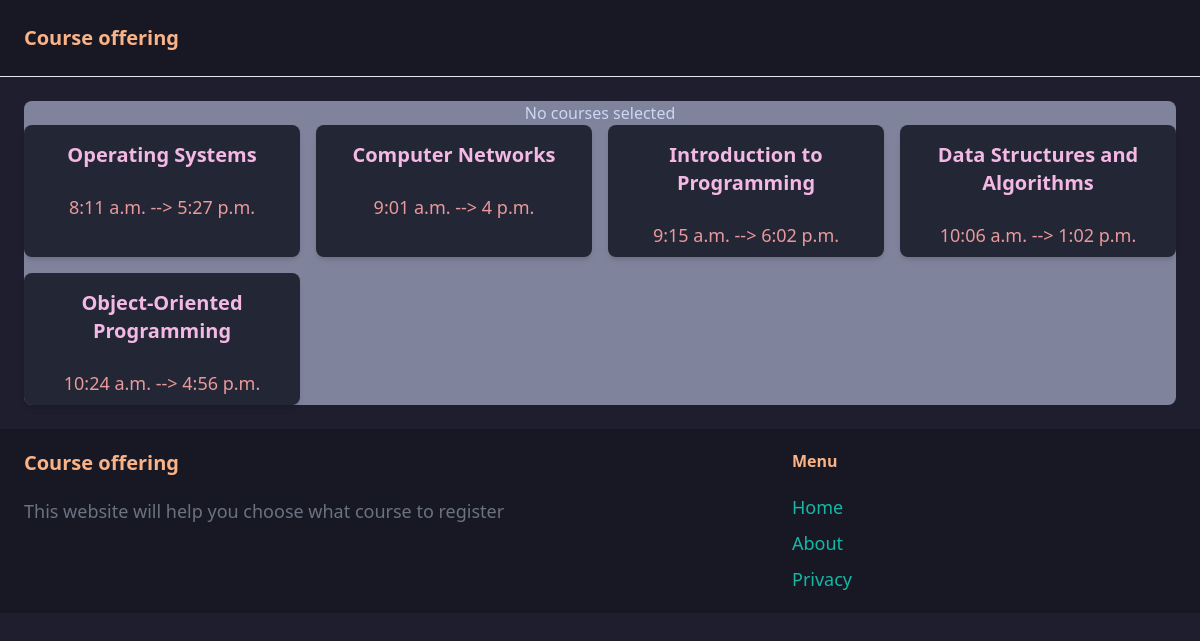
/recommendationspage, run on the app's committed database.
### courses/models.py (models this page shows, shortened)
class Course(models.Model):
    Major = models.ForeignKey(Major, related_name='courses' , on_delete=models.CASCADE)
    name = models.CharField(max_length=255)
    description = models.TextField(blank=True, null=True)
    created_at = models.DateTimeField(auto_now_add=True)
    credits = models.IntegerField()
    instructor = models.CharField(max_length=255)
    DAY_CHOICES = (
        ('M', 'Monday'),
        ('T', 'Tuesday'),
        ('W', 'Wednesday'),
        ('R', 'Thursday'),
        ('F', 'Friday'),
        ('S', 'Saturday'),
        ('U', 'Sunday'),
    )
    day = models.CharField(max_length=1, choices=DAY_CHOICES)
    start_time = models.TimeField()
    end_time = models.TimeField()
    room = models.CharField(max_length=10)
    class Meta:
        unique_together = ('name', 'day', 'start_time', 'end_time')
        ordering = ('start_time' , )

### core/views.py (the view)
# urls.py: path("recommendationspage", recommendationspage, name="recommendationspage"),
def recommendationspage(request):
    Majors = Major.objects.all()
    Courses = Course.objects.all()
    selected_courses = request.POST.getlist('selected_courses')
    return render(request, "core/recommendationspage.html",
                  {'selected_courses': selected_courses,
                   'Majors': Majors,
                   'Courses': Courses,
                   })

### core/templates/core/recommendationspage.html (shortened to what this page needs)
{% extends 'core/base.html' %}
{% block content %}
<div class="bg-[#7f849c] rounded-lg">
<center>
{% if selected_courses %}
  <h1 class="text-2xl  text-[#ef9f76]"  >You selected the following courses:</h1>
  <ul>
    {% for course in selected_courses %}
    <li>{{ course }}</li>
    {% endfor %}
  </ul>
  <h1 class="text-2xl py-6  text-[#ef9f76]">Courses left:</h1>
  <div class="px-3 py-3 grid grid-cols-1 sm:grid-cols-2 md:grid-cols-3 lg:grid-cols-4 gap-4">
    {% for course in Courses %}
      {% if course.name not in selected_courses%}
      <div class="bg-[#232634] rounded-lg shadow-md ">
        <h2 class="text-xl font-semibold text-[#f4b8e4] py-4">{{ course.name }}</h2>
        <p class="text-lg text-[#ea999c] py-2">{{ course.start_time }} --> {{ course.end_time }}</p>
      </div>
      {% endif %}
    {% endfor %}
  </div>
{% else %}
  <h1>No courses selected</h1>
  <div class="grid grid-cols-1 sm:grid-cols-2 md:grid-cols-3 lg:grid-cols-4 gap-4">
    {% for course in Courses %}
      {% if course.name not in selected_courses %}
      <div class="bg-[#232634] rounded-lg shadow-md ">
        <h2 class="text-xl font-semibold text-[#f4b8e4] py-4">{{ course.name }}</h2>
        <p class="text-lg text-[#ea999c] py-2">{{ course.start_time }} --> {{ course.end_time }}</p>
      </div>
      {% endif %}
    {% endfor %}
  </div>
{% endif %}
</center>
</div>
{% endblock %}

### core/templates/core/base.html (shortened to what this page needs)
<!DOCTYPE html>
<html lang="en">
<head>
    <script src="https://cdn.tailwindcss.com"></script>
</head>
<body class="bg-[#1e1e2e]">
    <nav class="py-6 px-6 bg-[#181825]  flex justify-between items-center border-b border-gray-200">
        <a href="/" class="text-xl text-[#fab387] font-semibold">Course offering</a>
    </nav>
    <div class="px-6 py-6 text-[#cdd6f4]">
        {% block content %}
        {% endblock %}
    </div>
    <footer class="py-5 px-6 flex justify-between bg-[#181825]">
        <div class="w-2/3 pr-10">
            <h3 class="mb-5 text-xl font-semibold text-[#fab387]">Course offering</h3>
            <p class="text-lg text-gray-500"> This website will help you choose what course to register
            </p>
        </div>
        <div class="w-1/3">
            <h3 class="mb-5 font-semibold text-[#fab387]">Menu</h3>
            <ul class="space-y-2">
                <li><a href=" {% url 'index' %} " class="text-lg text-teal-500 hover:text-teal-700">Home</a></li>
                <li><a href="#" class="text-lg text-teal-500 hover:text-teal-700">About</a></li>
                <li><a href="#" class="text-lg text-teal-500 hover:text-teal-700">Privacy</a></li>
            </ul>
        </div>
    </footer>
</body>
</html>

### data on the page
Course: name "Operating Systems", start_time "8:11 a.m.", end_time "5:27 p.m."
Course: name "Computer Networks", start_time "9:01 a.m.", end_time "4 p.m."
Course: name "Introduction to Programming", start_time "9:15 a.m.", end_time "6:02 p.m."
Course: name "Data Structures and Algorithms", start_time "10:06 a.m.", end_time "1:02 p.m."
Course: name "Object-Oriented Programming", start_time "10:24 a.m.", end_time "4:56 p.m."
